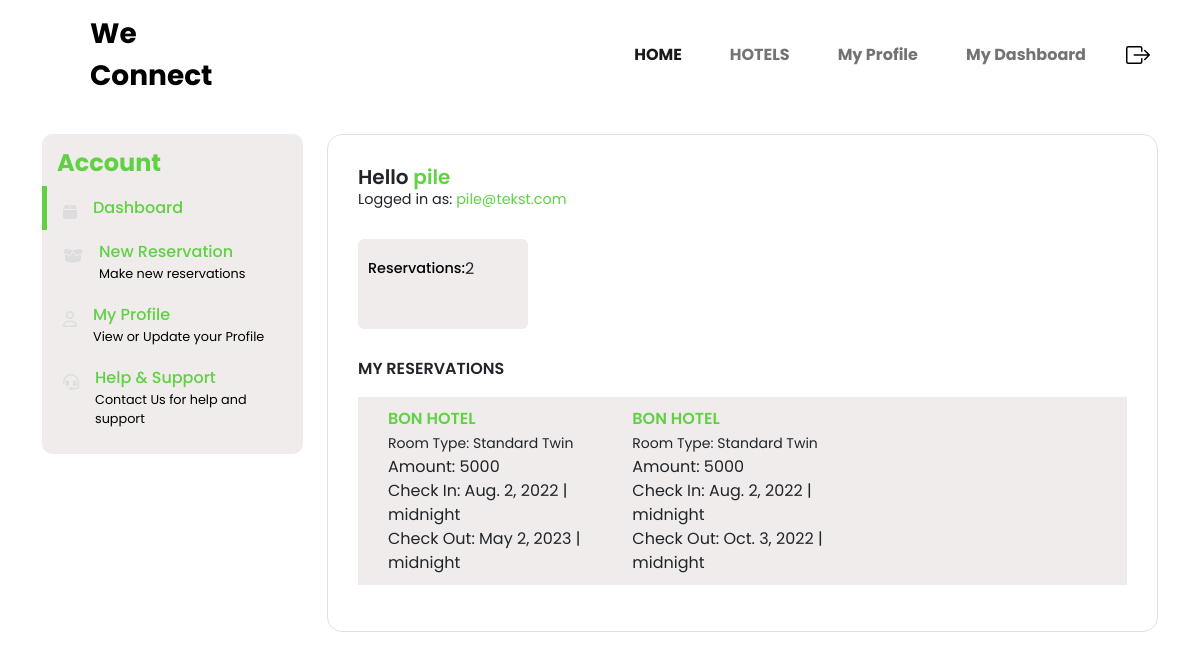
/dashboard/user/ (signed in), run on the app's committed database.
### accounts/models.py (models this page shows)
class User(AbstractUser):
    is_owner = models.BooleanField(default=False)
    is_client = models.BooleanField(default=False)
    first_name = models.CharField(max_length=100)
    last_name = models.CharField(max_length=100)
    email=models.EmailField()

### app/models.py (models this page shows, shortened)
class Bookings(models.Model):
    hotel = models.ForeignKey(Hotel, on_delete=models.CASCADE)
    amount = models.ForeignKey(Room,  on_delete=models.CASCADE)
    user =  models.ManyToManyField(Client, related_name='userBookings')
    date = models.DateTimeField(auto_now_add=True)
    phone = models.IntegerField(blank=True, null=True)
    check_in= models.DateTimeField()
    check_out = models.DateTimeField()

class Hotel (models.Model):
    hotel_name = models.CharField(max_length=100)
    description = models.TextField(blank= True)
    tagline = models.CharField(max_length=100)
    facility1 = models.CharField(max_length=30, blank=True, null=True)
    facility2 = models.CharField(max_length=30, blank=True, null=True)
    facility3 = models.CharField(max_length=30, blank=True, null=True)
    facility4 = models.CharField(max_length=30, blank=True, null=True)
    facility5= models.CharField(max_length=30, blank=True, null=True)
    cover_image = models.ImageField(upload_to='images/')
    def __str__(self):
            return self.hotel_name

class Room (models.Model):
    ROOM_TYPE = (
        ('Standard', 'Standard'),
        ('Standard Twin', 'Standard Twin'),
        ('Deluxe', 'Deluxe'),
        ('Deluxe Twin', 'Deluxe Twin')
        )
    name = models.CharField(max_length=30, choices=ROOM_TYPE)
    tagline = models.CharField(max_length=100)
    rate = models.PositiveIntegerField(blank=True, null=True)
    image = models.ImageField(upload_to='images/')
    hotel= models.ForeignKey(Hotel,  on_delete=models.CASCADE)
    def __str__(self):
        return self.name

### dashboard/views.py (the view)
# urls.py: path('user/', views.clientDashboard, name='clientDashboard'),
def clientDashboard(request):
    currentUser = request.user.client
    activeBookings = Bookings.objects.filter(user=currentUser.pk).all()
    return render(request, 'client.html', {'activeBookings': activeBookings})

### dashboard/templates/client.html (shortened to what this page needs)
{% extends "base.html" %}
{% load static %}
{% block content %}
<!DOCTYPE html>
<html lang="en">
  <head>
 <link rel="stylesheet" href="https://cdnjs.cloudflare.com/ajax/libs/font-awesome/6.1.1/css/all.min.css" />
 <link rel="stylesheet" href="https://cdnjs.cloudflare.com/ajax/libs/font-awesome/6.1.1/css/brands.min.css" />
 <link rel="stylesheet" href="https://cdnjs.cloudflare.com/ajax/libs/font-awesome/6.1.1/css/fontawesome.min.css" />
 <link rel="stylesheet" href="https://cdnjs.cloudflare.com/ajax/libs/font-awesome/6.1.1/css/solid.min.css" />
    <link href="https://cdn.jsdelivr.net/npm/bootstrap@5.0.2/dist/css/bootstrap.min.css" rel="stylesheet">
    <link href="https://cdnjs.cloudflare.com/ajax/libs/font-awesome/4.7.0/css/font-awesome.min.css" rel="stylesheet">
    <link rel="stylesheet" type="text/css" href="{% static 'css/userDashboard.css' %}">
</head>
  <body>
    <div class="container mt-4">
        <div class="row">
            <div class="col-lg-3 my-lg-0 my-md-1">
                <div id="sidebar" class=" bg-light bg-purple">
                    <div class="h4 text" style="color:#60D143; font-weight: bold;">Account</div>
                    <ul>
                        <li class="active">
                            <a href="{% url 'clientDashboard' %}" class="text-decoration-none d-flex align-items-start">
                                <div class="fas fa-box pt-2 me-3"></div>
                                <div class="d-flex flex-column">
                                    <div class="link">Dashboard</div>
                                </div>
                            </a>
                        </li>
                        <li>
                            <a href="{% url 'hotels' %}" class="text-decoration-none d-flex align-items-start">
                                <div class="fas fa-box-open pt-2 me-3"></div>
                                <div class="d-flex flex-column">
                                    <div class="link">New Reservation</div>
                                    <div class="link-desc">Make new reservations</div>
                                </div>
                            </a>
                        </li>
                        <li>
                            <a href="{% url 'profile' %}" class="text-decoration-none d-flex align-items-start">
                                <div class="far fa-user pt-2 me-3"></div>
                                <div class="d-flex flex-column">
                                    <div class="link">My Profile</div>
                                    <div class="link-desc">View or Update your Profile</div>
                                </div>
                            </a>
                        </li>
                        <li>
                            <a href="#" class="text-decoration-none d-flex align-items-start">
                                <div class="fas fa-headset pt-2 me-3"></div>
                                <div class="d-flex flex-column">
                                    <div class="link">Help & Support</div>
                                    <div class="link-desc">Contact Us for help and support</div>
                                </div>
                            </a>
                        </li>
                    </ul>
                </div>
            </div>
            <div class="col-lg-9 my-lg-0 my-1">
                <div id="main-content" class="bg-white border">
                    <div class="d-flex flex-column">
                        <div class="h5">Hello <span style="color:#60D143">{{user.username}}</span></div>
                        <div>Logged in as: <span style="color:#60D143">{{user.email}}</span></div>
                    </div>
                    <div class="d-flex my-4 flex-wrap">
                        <div class="box me-4 my-1 bg-light">
                            <div class="d-flex align-items-center mt-2">
                                <div class="tag">Reservations: </div>
                                {% if activeBookings %}
                                {{activeBookings|length}}
                                {% else %}
                                0
                                {% endif %}
                            </div>
                        </div>
                    </div>
                    <div class="text-uppercase">My Reservations</div>
                    <div class="order my-3 bg-light">
                        <div class="row">
                          {% if activeBookings %}
                         {% for activeBooking in activeBookings %}
                            <div class="col-lg-4">
                                <div class="d-flex flex-column justify-content-between order-summary">
                                    <div class="d-flex align-items-center">
                                        <div class="text-uppercase" style="color:#60D143">{{activeBooking.hotel}}</div>
                                    </div>
                                    <div class="fs-8"><small>Room Type: {{activeBooking.amount}}</small></div>
                                    <div class="fs-8">Amount: {{activeBooking.amount.rate}}</div>
                                    <div class="fs-8">Check In: {{activeBooking.check_in |date}} | {{activeBooking.check_in |time}}</div>
                                    <div class="fs-8">Check Out: {{activeBooking.check_out |date}} | {{activeBooking.check_out |time}}</div>
                                </div>
                            </div>
                         {% endfor %}
                          {% endif %}
                        </div>
                    </div>
                </div>
            </div>
        </div>
    </div>
{% endblock content %}

### app/static/css/base.css (style rules this page uses)
* { padding: 0; margin: 0; box-sizing: border-box; font-family: Newyork; }

### app/static/css/main.css (style rules this page uses)
html, body, header, .view { height: 80vh; }
body { background: #fff; color: #333333; }

### app/static/css/userDashboard.css (style rules this page uses)
* { padding: 0; margin: 0; box-sizing: border-box; font-family: 'Poppins', sans-serif; }
#sidebar { padding: 15px 0px 15px 0px; border-radius: 10px; }
#sidebar .h4 { font-weight: 500; padding-left: 15px; }
#sidebar ul { list-style: none; margin: 0; padding-left: 0rem; }
#sidebar ul li { padding: 10px 0; display: block; padding-left: 1rem; padding-right: 1rem; border-left: 5px solid transparent; }
#sidebar ul li.active { border-left: 5px solid #60D143; }
#sidebar ul li a { display: block; }
#sidebar ul li a .fas, #sidebar ul li a .far { color: #ddd; }
#sidebar ul li a .link { color: #60D143; font-weight: 500; }
#sidebar ul li a .link-desc { font-size: 0.8rem; color: #000; }
#main-content { padding: 30px; border-radius: 15px; }
#main-content .h5, #main-content .text-uppercase { font-weight: 600; margin-bottom: 0; }
#main-content .h5+div { font-size: 0.9rem; }
#main-content .box { padding: 10px; border-radius: 6px; width: 170px; height: 90px; }
#main-content .box .tag { font-size: 0.9rem; color: #000; font-weight: 500; }
.order { padding: 10px 30px; min-height: 150px; }
.bg-light { background-color: #f0ecec !important; }

### data on the page
User: username "pile", email "pile@tekst.com"
Bookings: hotel "BON HOTEL", amount "Standard Twin", amount.rate "5000", check_in "Aug. 2, 2022", check_in "midnight", check_out "May 2, 2023", check_out "midnight"
Bookings: hotel "BON HOTEL", amount "Standard Twin", amount.rate "5000", check_in "Aug. 2, 2022", check_in "midnight", check_out "Oct. 3, 2022", check_out "midnight"

### other printed values
{{ activeBookings|length }} "2"
